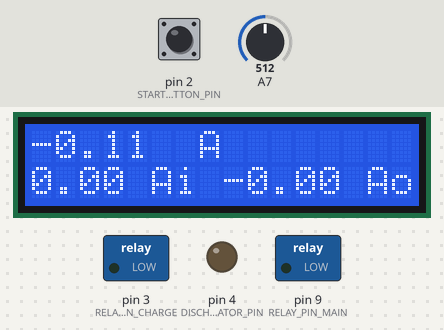
Bench run of a sketch on a simulated Arduino Nano, built with avr-gcc and run on an emulated ATmega328P. On the bench: 16×2 character LCD, switched loads named in the sketch (green lamp = pin HIGH), output pins drawn as LEDs (lit = HIGH). The inputs (shaded band) are chosen by the test bench; at power-on: pin 2 (START_BUTTON_PIN) HIGH, A7 = 512. What the sketch prints to the serial monitor is not drawn.

Above: at 2.7 s.
2.8 s: pin 2 (START_BUTTON_PIN) pulled LOW for 0.15 s
At 3.9 s:
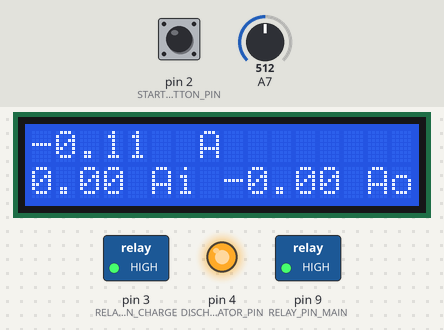
4.4 s: A7 set to 586
At 6.8 s:
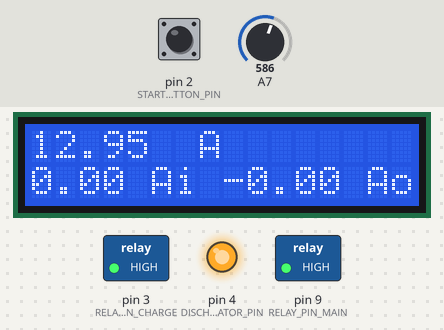
7.4 s: A7 set to 608
At 10.3 s:
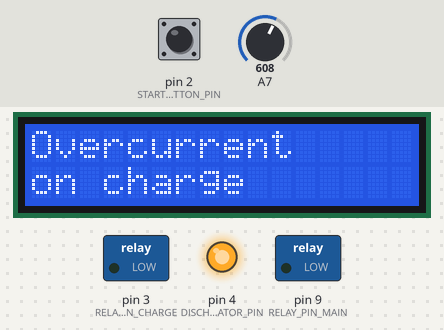
Timing chart, 0 to 11.8 s (numbered marks = the images above; inputs shaded):
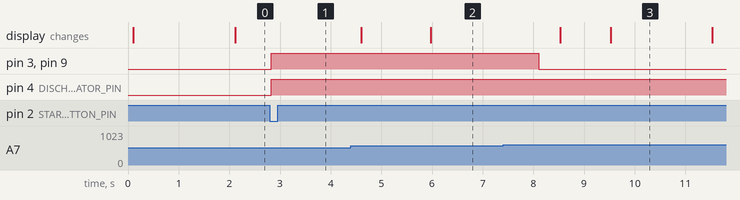

The sketch:

CurrentController.ino
```cpp
/*
Sunstang Main Battery Protection System 2015
July 14, 22:35

Note: All the code is kept in a single file to simplifiy deployment to hardware.

This controller successfully performs four tasks:
1. Measures temperature of 96 cells, and decides whether or not to enable the main relay (not the charge relay).
   If at any point one of the thermistors become disconnected or shorted, the canbus error code will indicate a hardware error.
2. Update LCD screen with maximum temperature and their corresponding IDs.
3. Brodcast on the canbusall the measured temperatures
4. Broadcast on the canbus the state of the controller


TODO:
1. Fix charge relay control

The code is organized using the following headings
  1. Constants and Class Definitions
  2. Main Program
  3. Helper Functions
  4. Task Scheduling Code
  5. Task Definitions
*/

#include <SPI.h>
#include <LiquidCrystal.h>
#include <TimerOne.h>
#include <mcp_can.h>

/*
  1. CONSTANTS AND CLASS DEFINIONS
*/

// Thresholds
const float ABSOLUTE_OVER_CURRENT_DISCHARGING = -130; // A
const float ABSOLUTE_OVER_CURRENT_CHARGING = 15; // A


// Battery Pack Status Codes
const uint8_t STATUS_CODE_SAFE_TO_USE    = 0;
const uint8_t STATUS_CODE_OVERCURRENT_DISCHARGING      = 1;
const uint8_t STATUS_CODE_OVERCURRENT_CHARGING  = 2;
const uint8_t STATUS_CODE_SENSOR_ERROR = 3;


// Battery Events
const uint8_t EVENT_CODE_OVERCURRENT_DISCHARGING        = 10;
const uint8_t EVENT_CODE_OVERCURRENT_CHARGING       = 11;
const uint8_t EVENT_CODE_SENSOR_ERROR = 12;


// Controller Status Codes
const uint8_t STATUS_PROGRAM_STARTED     = 100;
const uint8_t STATUS_MAIN_RELAY_ENABLED  = 101;
const uint8_t STATUS_MAIN_RELAY_DISABLED = 102;
const uint8_t STATUS_CHARGE_RELAY_ENABLED     = 103;
const uint8_t STATUS_CHARGE_RELAY_DISABLED     = 104;
const uint8_t STATUS_START_BUTTON_PRESSED     = 105;
const uint8_t STATUS_TASK_CHECKBATTERY_RUN_ACTIVE     = 106;
const uint8_t STATUS_TASK_CHECKBATTERY_RUN_IDLE     = 107;
const uint8_t STATUS_TASK_UPDATELCD_RUN     = 108;
const uint8_t STATUS_TASK_BROADCASTMEASUREMENTS_RUN    = 109;
const uint8_t STATUS_TASK_BROADCASTSTATE_ACTIVE     = 110;
const uint8_t STATUS_TASK_BROADCASTSTATE_IDLE     = 111;

// Task periods and prescalars
const long    TIMER_PERIOD                      = 10000;     // 100Hz
const long    TASK_PERIOD_CheckBattery          = 10000;     // 100Hz
const long    TASK_PERIOD_UpdateLCD             = 1000000;      // 1Hz
const long    TASK_PERIOD_BroadcastMeasurements = 1000000; // 1Hz
const long    TASK_PERIOD_BroadcastState        = 1000000; // 1Hz
const long    TASK_PRESCALAR_CheckBattery             = TASK_PERIOD_CheckBattery / TIMER_PERIOD;
const long    TASK_PRESCALAR_UpdateLCD                = TASK_PERIOD_UpdateLCD / TIMER_PERIOD;
const long    TASK_PRESCALAR_BroadcastMeasurements    = TASK_PERIOD_BroadcastMeasurements / TIMER_PERIOD;
const long    TASK_PRESCALAR_BroadcastState           = TASK_PERIOD_BroadcastState / TIMER_PERIOD;

enum CAR_STATE
{
  STATE_IDLE,
  STATE_ACTIVE
};

// Pin-outs
const uint8_t     START_BUTTON_PIN = 2;
const uint8_t     RELAY_PIN_MAIN = 9;
const uint8_t     RELAY_PIN_CHARGE = 3;
const uint8_t DISCHARGE_OUTPUT_INDICATOR_PIN = 4;


const int canbusInitMaxTries = 5;
const unsigned int canbusCurrentDataStartId = 108;
const uint8_t canbusCurrentDebugId      = 137;
const uint8_t canbusCurrentBatteryEventId = 138;

/*
  2. MAIN PROGRAM
*/
LiquidCrystal lcd(A5, A4, A0, A1, A2, A3);
MCP_CAN CAN(10);
boolean canbusActive = false;

volatile CAR_STATE carState = STATE_IDLE;

volatile boolean newTimeSlice = false;
boolean task_CheckBattery_Ready = false;
boolean task_UpdateLCD_Ready = false;
boolean task_BroadcastMeasurements_Ready = false;
boolean task_BroadcastState_Ready = false;

uint8_t batteryStatusCode = -1;
const uint16_t chargingDischargingThreshold = 836; // -0.06A
uint16_t maxReading = chargingDischargingThreshold;
uint16_t minReading = chargingDischargingThreshold;
float offset;

// Variables for calculating running average
const uint16_t samplesConsideredInAverage = 100;
uint16_t recentSampleValues[samplesConsideredInAverage];
float currentRunningAverage = chargingDischargingThreshold;
uint16_t oldestIndex = 0;

void setup() {

  Serial.begin(115200);

  // Initialize relay pins
  pinMode(RELAY_PIN_MAIN, OUTPUT);
  pinMode(RELAY_PIN_CHARGE, OUTPUT);
  digitalWrite(RELAY_PIN_MAIN,LOW);
  digitalWrite(RELAY_PIN_CHARGE,LOW);
  pinMode(DISCHARGE_OUTPUT_INDICATOR_PIN, OUTPUT);

  // Init the sensors
  initCurrentSensor();

  // Init LCD
  initLCD();

  // Initialize timer1, used for implementing time-slice cyclic task scheduling
  Timer1.initialize(TIMER_PERIOD);
  Timer1.attachInterrupt(timerISR);

  // Initialize the external interrupt, used to put the car into the active state
  attachInterrupt(0, startCarFunction, FALLING);

  // Init Canbus
  initCanbus();

}

// Use time-slice scheduler
// At the beginning of each time-slice, the scheduler waits for the timer event, then tasks are given an opportunity to run, if ready
void loop() {

  waitForTimeSlice();

  // task_CheckBattery checks the voltages of batteries and controls both relays accordingly
  if (task_CheckBattery_Ready)
  {
    task_CheckBattery();
    task_CheckBattery_Ready = false;
  }

  // task_UpdateLCD_Ready writes to the LCD screen the minimum/maximum voltages (and the status of the controller if not running)
  if (task_UpdateLCD_Ready)
  {
    task_UpdateLCD();
    task_UpdateLCD_Ready = false;
  }

  // task_BroadcastMeasurements broadcasts the battery voltages on the canbus
  if (task_BroadcastMeasurements_Ready)
  {
    task_BroadcastMeasurements();
    task_BroadcastMeasurements_Ready = false;
  }

  if (task_BroadcastState_Ready)
  {
    task_BroadcastState();
    task_BroadcastState_Ready = false;
  }
  //Serial.println();
}
/*
  3. HELPER FUNCTIONS
*/
boolean hasHardwareError(uint16_t rawValue)
{
  return rawValue == 0;
}
boolean isOvercurrentDischarging(float current)
{
  return current < ABSOLUTE_OVER_CURRENT_DISCHARGING;
}
boolean isOvercurrentCharging(float current)
{
  return current > ABSOLUTE_OVER_CURRENT_CHARGING;
}

boolean updateDischargingPin()
{
  digitalWrite(DISCHARGE_OUTPUT_INDICATOR_PIN, isDischarging());
}

uint16_t getMostRecentInstantaneousReading()
{
  uint16_t newestIndex = oldestIndex - 1;

  if (newestIndex < 0)
  {
    newestIndex += samplesConsideredInAverage;
  }

  return recentSampleValues[newestIndex];
}

static byte checkBatteryPackStatus()
{
  boolean discharging = isDischarging();

  // Read the value on the sensor and save to memory
  int newValue = analogRead(A7);

  //Serial.print("NewValue: ");
  //Serial.println(newValue);

  calculateNextAverage(newValue);

  //Serial.print("Now Average: ");
  //Serial.println(currentRunningAverage);

  // Update peak values
  minReading = min(minReading, currentRunningAverage);
  maxReading = max(maxReading, currentRunningAverage);
  Serial.println("Min");
  Serial.print(minReading);
  Serial.println("Max");
  Serial.print(maxReading);

  float logicalCurrent = calculateCurrent(currentRunningAverage);
  //Serial.print("\tCurrent: ");
  //Serial.print(logicalCurrent);
  if (hasHardwareError(newValue))
  {
    canbusEventSend(EVENT_CODE_SENSOR_ERROR);
    batteryStatusCode = STATUS_CODE_SENSOR_ERROR;
  }
  else if (isOvercurrentCharging(logicalCurrent))
  {

    canbusEventSend(EVENT_CODE_OVERCURRENT_CHARGING);
    batteryStatusCode = STATUS_CODE_OVERCURRENT_CHARGING;
  }
  else if (isOvercurrentDischarging(logicalCurrent))
  {
    canbusEventSend(EVENT_CODE_OVERCURRENT_DISCHARGING);
    batteryStatusCode = STATUS_CODE_OVERCURRENT_DISCHARGING;
  }
  else
  {
    batteryStatusCode = STATUS_CODE_SAFE_TO_USE;
  }

  return batteryStatusCode;
}

void canbusStatusSend(uint8_t statusCode)
{
  if (canbusActive)
  {
    CAN.sendMsgBuf(canbusCurrentDebugId, 0, 1, &statusCode);
    delay(2);
  }
}

void canbusEventSend(uint8_t status)
{
  if (canbusActive)
  {
    CAN.sendMsgBuf(canbusCurrentBatteryEventId, 0, 1, &status);
    delay(2);
  }
}

void showCurrentOnLCD(float current, float peakCharge, float peakDischarge)
{
  // Write the maximum temperature and the address of that cell to LCD
  lcd.clear();
  lcd.setCursor(0, 0);
  lcd.print(current);
  lcd.setCursor(6, 0);
  lcd.print(" A            ");
  lcd.setCursor(0, 1);
  lcd.print("     Ai -     Ao");
  lcd.setCursor(0, 1);
  lcd.print(peakCharge);
  lcd.setCursor(9, 1);
  lcd.print(peakDischarge);
}


void initCurrentSensor()
{
  // Change the reference voltage to 1.1V
  analogReference(INTERNAL);

  // A few calls to analogRead must be made for the new reference voltage to appear at the Vref pin
  for (int i = 0; i < 10; i++)
  {
    analogRead(7);
  }

  Serial.println("Reading in the first set of values");
  // Populate the first few raw values inside sampleArray and calculate average
  float sum = 0;
  for (int i = 0; i < samplesConsideredInAverage; i++)
  {
    recentSampleValues[i] = analogRead(7);
    Serial.println(recentSampleValues[i]);
    sum += recentSampleValues[i];
  }
  Serial.println("Sum:");
  Serial.println(sum);
  currentRunningAverage = sum / samplesConsideredInAverage;
  Serial.println(currentRunningAverage);
  offset = chargingDischargingThreshold - currentRunningAverage;
}

void calculateNextAverage(uint16_t newValue)
{
  Serial.print("\nInput: ");
  Serial.println(newValue);
  Serial.print("oldest index: ");
  Serial.println(oldestIndex);

  Serial.print("recentSampleValues[OldestIndex]: ");
  Serial.println(recentSampleValues[oldestIndex]);


  float difference = ((int16_t)newValue-(int16_t)recentSampleValues[oldestIndex]);
  Serial.print("diff: ");
  Serial.println(difference);
  float scaledDiff = difference/samplesConsideredInAverage;
  Serial.print("scaled diff: ");
  Serial.println(scaledDiff);
  currentRunningAverage += scaledDiff;

  Serial.print("output: ");
  Serial.println(currentRunningAverage);

  // Replace oldest value with new value
  recentSampleValues[oldestIndex] = newValue;

  // Increment oldestindex
  oldestIndex++;
  oldestIndex = oldestIndex % samplesConsideredInAverage;
}

void initLCD()
{
  // Init the LCD
  pinMode(A0, OUTPUT);
  pinMode(A1, OUTPUT);
  pinMode(A2, OUTPUT);
  pinMode(A3, OUTPUT);
  pinMode(A4, OUTPUT);
  pinMode(A5, OUTPUT);
  lcd.begin(16, 2);

  // Print a message to the LCD.
  lcd.setCursor(0,0);
  lcd.print("Sunstang");
  lcd.setCursor(0,1);
  lcd.print("2015");
}

void startCarFunction()
{
  // Start button pressed
  // This function is the only way to enter status STATE_ACTIVE
  carState = STATE_ACTIVE;
}

void initCanbus()
{
  canbusActive = false;

  for (int i = 0; i < canbusInitMaxTries && canbusActive == false; i++)
  {
    if(CAN_OK == CAN.begin(CAN_1000KBPS))
    {
    //  Serial.println("CAN BUS Shield init ok!");
      canbusActive = true;
    }
    else
    {
     // Serial.println("CAN BUS Shield init fail");
     // Serial.println("Init CAN BUS Shield again");
    }
    delay(1000);
  }
}

boolean isDischarging()
{
  return currentRunningAverage < chargingDischargingThreshold;
}

void enableMainRelay()
{
  if (digitalRead(RELAY_PIN_MAIN) != HIGH)
  {
    canbusStatusSend(STATUS_MAIN_RELAY_ENABLED);
    digitalWrite(RELAY_PIN_MAIN, HIGH);
  }
}

void disableMainRelay()
{
  if (digitalRead(RELAY_PIN_MAIN) != LOW)
  {
    canbusStatusSend(STATUS_MAIN_RELAY_DISABLED);
    digitalWrite(RELAY_PIN_MAIN, LOW);
  }
}

void enableChargeRelay()
{
  if (digitalRead(RELAY_PIN_CHARGE) != HIGH)
  {
    canbusStatusSend(STATUS_CHARGE_RELAY_ENABLED);
    digitalWrite(RELAY_PIN_CHARGE, HIGH);
  }
}

void disableChargeRelay()
{
  if (digitalRead(RELAY_PIN_CHARGE) != LOW)
  {
    canbusStatusSend(STATUS_CHARGE_RELAY_DISABLED);
    digitalWrite(RELAY_PIN_CHARGE, LOW);
  }
}

float calculateCurrent(uint16_t adcVal)
{
  //float Vo = adcVal * 1.1 / 1023;
  //float Vi = (Vo + 0.5885)/0.3703;
  //float I = (Vi - 4.096)/0.0162;
  adcVal += offset;
  Serial.print("Result after offset = ");
  Serial.println(adcVal);
  return ((33.51459+149.64)/1024)*adcVal -149.64;
}

/*
  4. TASK SCHEDULING CODE
*/
// The following two functions implement time-slice cyclic scheduling

// timerISR() notifies waitForTimeslice() that a new timeslice arrived
// waitForTimeSlice() halts program execution until it gets the signal from timerISR()
void timerISR()
{
  // Raise timeslice flag
  newTimeSlice = true;
}
void waitForTimeSlice()
{
  // poll timeslice flag. Reset flag upon exit
  while (newTimeSlice == false);
  newTimeSlice = false;

  // At the very beginning of program runtime, initialize count variables used for prescaling
  static unsigned char checkBatteryCount = 0;
  static unsigned char updateLcdCount = 0;
  static unsigned char broadcastCanbusCount = 0;
  static unsigned char broadcastControllerStateCount = 0;

  // Determine if any of the tasks is ready to run using prescalar value

  if (checkBatteryCount >= TASK_PRESCALAR_CheckBattery)
  {
    task_CheckBattery_Ready = true;
    checkBatteryCount = 0;
  }

  if (updateLcdCount >= TASK_PRESCALAR_UpdateLCD)
  {
    task_UpdateLCD_Ready = true;
    updateLcdCount = 0;
  }

  if (broadcastCanbusCount >= TASK_PRESCALAR_BroadcastMeasurements)
  {
    task_BroadcastMeasurements_Ready = true;
    broadcastCanbusCount = 0;
  }

  if (broadcastControllerStateCount >= TASK_PRESCALAR_BroadcastState)
  {
    task_BroadcastState_Ready = true;
    broadcastControllerStateCount = 0;
  }

  // For each task, update count used for prescaling
  checkBatteryCount++;
  updateLcdCount++;
  broadcastCanbusCount++;
  broadcastControllerStateCount++;
}

/*
  5. TASK DEFINITIONS
*/

void task_CheckBattery()
{
  if (carState == STATE_ACTIVE)
  {
    canbusStatusSend(STATUS_TASK_CHECKBATTERY_RUN_ACTIVE);

    byte batteryStatusCode = checkBatteryPackStatus();

    // Perform check and relay control
    switch (batteryStatusCode)
    {
      case STATUS_CODE_SAFE_TO_USE:
        enableMainRelay();
        enableChargeRelay();
        break;
      case STATUS_CODE_OVERCURRENT_DISCHARGING:
      case STATUS_CODE_OVERCURRENT_CHARGING:
      case STATUS_CODE_SENSOR_ERROR:
      default:
        carState = STATE_IDLE;
        break;
    }

    // Update the discharging pin
    updateDischargingPin();
  }
  else
  {
    // IDLE state: Deactivate all functions and do nothing
    canbusStatusSend(STATUS_TASK_CHECKBATTERY_RUN_IDLE);
    disableMainRelay();
    disableChargeRelay();
  }
}

void task_UpdateLCD()
{
  // Blink between two screens
  static uint8_t currentFrame = 1;
  const uint8_t firstFrameLength = 2;
  const uint8_t secondFrameLength = 2;

  float instantaneousCurrent = calculateCurrent(currentRunningAverage);
  //float peakChargeCurrent = calculateCurrent(maxReading);
  //float peakDischargeCurrent = calculateCurrent(minReading);

  if (currentFrame <= firstFrameLength)
  {
    // Write highest and lowest value to LCD
    showCurrentOnLCD(instantaneousCurrent, 0,0); //peakChargeCurrent, peakDischargeCurrent);

  }
  else
  {
    // Display the second screen
    switch (batteryStatusCode)
    {
      case STATUS_CODE_SAFE_TO_USE:
      {
        // Write highest and lowest value to LCD
        showCurrentOnLCD(instantaneousCurrent, 0,0); //peakChargeCurrent, peakDischargeCurrent);
        break;
      }
      case STATUS_CODE_OVERCURRENT_DISCHARGING:
        lcd.setCursor(0, 0);
        lcd.print("Overcurrent ");
        lcd.setCursor(0, 1);
        lcd.print("on discharge    ");
        break;
      case STATUS_CODE_OVERCURRENT_CHARGING:
        lcd.setCursor(0, 0);
        lcd.print("Overcurrent ");
        lcd.setCursor(0, 1);
        lcd.print("on charge       ");
        break;
      case STATUS_CODE_SENSOR_ERROR:
        lcd.setCursor(0, 0);
        lcd.print("Sensor Error    ");
        lcd.setCursor(0, 1);
        lcd.print("                ");
        break;
      default:
        break;
    }
  }

  if (currentFrame >= firstFrameLength + secondFrameLength)
  {
    currentFrame = 0;
  }

  currentFrame++;
}

void task_BroadcastMeasurements()
{
  if (canbusActive)
  {
    unsigned char array[6] = {
      highByte(getMostRecentInstantaneousReading()),
      lowByte(getMostRecentInstantaneousReading()),
      0x00,
      0x00,
      0x00,
      0x00
    };
    CAN.sendMsgBuf(canbusCurrentDataStartId, 0, 4, array);
    delay(2);

  }
}

void task_BroadcastState()
{
  if (carState == STATE_ACTIVE)
  {
    canbusStatusSend(STATUS_TASK_BROADCASTSTATE_ACTIVE);
  }
  else
  {
    canbusStatusSend(STATUS_TASK_BROADCASTSTATE_IDLE);
  }
}
```

Measured:
- the behaviour switches between 597 and 598 on A7 (found by bisection; images 2 and 3)
- after the input at 2.8 s, pin 3 (RELAY_PIN_CHARGE), pin 4 (DISCHARGE_OUTPUT_INDICATOR_PIN), pin 9 (RELAY_PIN_MAIN): LOW → HIGH at once
- after the input at 4.4 s, the display: first changes after 0.20 s (image 2 shows a later state)
- after the input at 7.4 s, pin 3 (RELAY_PIN_CHARGE), pin 9 (RELAY_PIN_MAIN): HIGH → LOW after 0.70 s; the display: first changes after 1.1 s (image 3 shows a later state)
